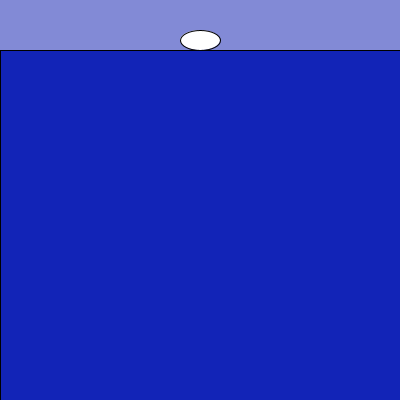
Frame 1 (no input)
Frame 60 (the mouse pressed at the canvas centre just before this capture): identical to frame 1, image omitted
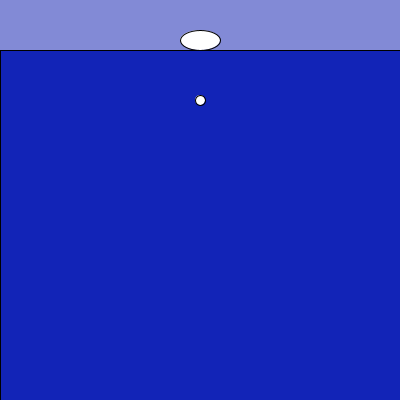
Frame 120 (the mouse held since frame 60 and released just before this capture)

The Processing sketch that drew these frames (run headless with seeded random() and noise(); from frame 60 on, the mouse is pressed at the canvas centre):

// Processing sketch: ship_bullet
// ── ship_bullet.pde
//海面上有船, 可以向下發射魚雷, 想要決定發射魚雷的方向(只能往正下方發射), 去打下方的潛水艇
void setup(){
  size(400,400);
}
float x=200, y=40;
float []bulletX=new float[100];
float []bulletY=new float[100];
float []bulletVX=new float[100];
float []bulletVY=new float[100];
int N=0;
void draw(){
  background(#828AD6);
  fill(#1224B7);rect(0,50,400,400);
  fill(255); ellipse(x,y, 40,20);
  for(int i=0; i<N; i++){
    bulletX[i]+=bulletVX[i]; bulletY[i]+=bulletVY[i];
    ellipse(bulletX[i],bulletY[i], 10,10);
    if(bulletY[i]>400){//回收子彈!!! 但陣列從0開始 0..i....N-1 把中間的空洞,左移
      for(int k=i; k<N-1; k++){
        bulletX[k]=bulletX[k+1];
        bulletY[k]=bulletY[k+1];
        bulletVX[k]=bulletVX[k+1];
        bulletVY[k]=bulletVY[k+1];
      }
      N--;
    }
  }
  println(N);
}
void mouseMoved(){
  x = mouseX;
}
void mousePressed(){
  N++;
  bulletX[N-1]=x; bulletY[N-1]=y;
  bulletVX[N-1]=0; bulletVY[N-1]=1;
}
